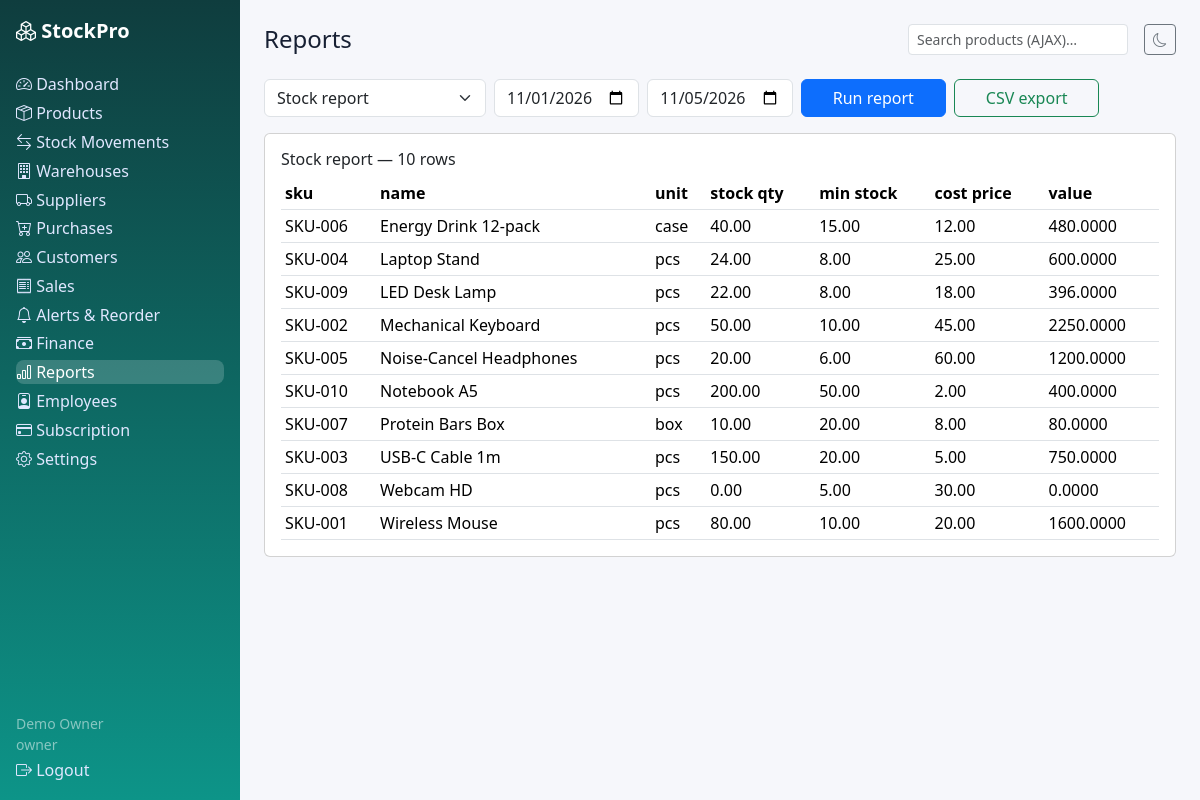
Screenshot of /reports.php (signed in) with the database file from the repository.
### tables this page shows
CREATE TABLE products (id INT UNSIGNED AUTO_INCREMENT PRIMARY KEY, tenant_id INT UNSIGNED NOT NULL, sku VARCHAR(60) NOT NULL, barcode VARCHAR(40) NULL, name VARCHAR(190) NOT NULL, description TEXT NULL, category_id INT UNSIGNED NULL, brand_id INT UNSIGNED NULL, unit VARCHAR(20) NOT NULL DEFAULT 'pcs', cost_price DECIMAL(12,2) NOT NULL DEFAULT 0, sale_price DECIMAL(12,2) NOT NULL DEFAULT 0, stock_qty DECIMAL(12,2) NOT NULL DEFAULT 0, min_stock DECIMAL(12,2) NOT NULL DEFAULT 5, max_stock DECIMAL(12,2) NOT NULL DEFAULT 100, track_expiry TINYINT(1) NOT NULL DEFAULT 0, status ENUM('active','inactive') NOT NULL DEFAULT 'active', created_at DATETIME NOT NULL DEFAULT CURRENT_TIMESTAMP, UNIQUE KEY uq_product_sku(tenant_id,sku), UNIQUE KEY uq_product_barcode(tenant_id,barcode), INDEX idx_prod_tenant(tenant_id), INDEX idx_prod_stock(stock_qty), CONSTRAINT fk_prod_tenant FOREIGN KEY(tenant_id) REFERENCES tenants(id) ON DELETE CASCADE, CONSTRAINT fk_prod_cat FOREIGN KEY(category_id) REFERENCES categories(id) ON DELETE SET NULL, CONSTRAINT fk_prod_brand FOREIGN KEY(brand_id) REFERENCES brands(id) ON DELETE SET NULL);

### includes/functions.php (called while the page is built, shortened)
<?php
function e(?string $v): string { return htmlspecialchars($v ?? '', ENT_QUOTES, 'UTF-8'); }
function current_user(): ?array { return $_SESSION['user'] ?? null; }
function tenant_id(): ?int { $u = current_user(); return isset($u['tenant_id']) && $u['tenant_id'] !== null ? (int)$u['tenant_id'] : null; }
function qa(PDO $pdo, string $sql, array $a = []): array { $s = $pdo->prepare($sql); $s->execute($a); return $s->fetchAll(); }

### includes/auth.php (called while the page is built, shortened)
<?php
require_once __DIR__ . '/../config/database.php';
require_once __DIR__ . '/functions.php';
function require_tenant(): int {
    $t = tenant_id();
    return $t;
}

### reports.php (the view, shortened to what this page needs)
<?php require_once __DIR__ . '/includes/auth.php'; require_once __DIR__ . '/includes/roles.php';
$user = require_role(ROLE_ALL); $pdo = db(); check_tenant_active($pdo); $tid = require_tenant(); $base = ''; $active = 'reports'; $pageTitle = 'Reports';
$type = $_GET['type'] ?? 'stock'; $from = $_GET['from'] ?? date('Y-m-01'); $to = $_GET['to'] ?? date('Y-m-d');
$queries = [
 'stock' => ['Stock report', 'SELECT p.sku,p.name,p.unit,p.stock_qty,p.min_stock,p.cost_price,(p.stock_qty*p.cost_price) value FROM products p WHERE p.tenant_id=? ORDER BY p.name', [$tid]],
 'movements' => ['Stock movement report', 'SELECT sm.created_at,p.name product,w.name warehouse,sm.type,sm.quantity,sm.reference,sm.note FROM stock_movements sm JOIN products p ON p.id=sm.product_id JOIN warehouses w ON w.id=sm.warehouse_id WHERE sm.tenant_id=? AND DATE(sm.created_at) BETWEEN ? AND ? ORDER BY sm.id DESC', [$tid, $from, $to]],
 'purchases' => ['Purchase report', 'SELECT pu.id,s.name supplier,pu.status,pu.total,pu.created_at FROM purchases pu JOIN suppliers s ON s.id=pu.supplier_id WHERE pu.tenant_id=? AND DATE(pu.created_at) BETWEEN ? AND ? ORDER BY pu.id DESC', [$tid, $from, $to]],
 'sales' => ['Sales report', 'SELECT sl.id,c.name customer,sl.status,sl.payment_status,sl.total,sl.created_at FROM sales sl LEFT JOIN customers c ON c.id=sl.customer_id WHERE sl.tenant_id=? AND DATE(sl.created_at) BETWEEN ? AND ? ORDER BY sl.id DESC', [$tid, $from, $to]],
 'expiry' => ['Expiry report', 'SELECT p.name product,b.batch_no,b.quantity,b.expiry_date FROM batches b JOIN products p ON p.id=b.product_id WHERE b.tenant_id=? AND b.quantity>0 ORDER BY b.expiry_date', [$tid]],
 'profit' => ['Profit report (per product sold)', 'SELECT p.sku,p.name,SUM(ABS(sm.quantity)) units_sold,SUM(ABS(sm.quantity)*p.sale_price) revenue,SUM(ABS(sm.quantity)*p.cost_price) cost,SUM(ABS(sm.quantity)*(p.sale_price-p.cost_price)) gross_profit FROM stock_movements sm JOIN products p ON p.id=sm.product_id WHERE sm.tenant_id=? AND sm.type="out" AND sm.reference LIKE "SO #%" GROUP BY p.id ORDER BY gross_profit DESC', [$tid]],
];
[$title, $sql, $args] = $queries[$type] ?? $queries['stock'];
$rows = qa($pdo, $sql, $args);
include __DIR__ . '/includes/header.php'; ?>
<form class="row g-2 mb-3" method="get"><div class="col-md-3"><select class="form-select" name="type"><?php foreach ($queries as $k => $v): ?><option value="<?= $k ?>" <?= $type === $k ? 'selected' : '' ?>><?= e($v[0]) ?></option><?php endforeach; ?></select></div>
<div class="col-md-2"><input class="form-control" type="date" name="from" value="<?= e($from) ?>"></div><div class="col-md-2"><input class="form-control" type="date" name="to" value="<?= e($to) ?>"></div>
<div class="col-md-2"><button class="btn btn-primary w-100">Run report</button></div>
<div class="col-md-2"><a class="btn btn-outline-success w-100" href="?type=<?= e($type) ?>&from=<?= e($from) ?>&to=<?= e($to) ?>&export=1">CSV export</a></div></form>
<div class="card p-3"><h6><?= e($title) ?> — <?= count($rows) ?> rows</h6>
<?php if ($rows): ?><div class="table-responsive"><table class="table table-sm mb-0"><tr><?php foreach (array_keys($rows[0]) as $h): ?><th><?= e(str_replace('_',' ', $h)) ?></th><?php endforeach; ?></tr>
<?php foreach ($rows as $r): ?><tr><?php foreach ($r as $v): ?><td><?= e((string)($v ?? '')) ?></td><?php endforeach; ?></tr><?php endforeach; ?></table></div>
<?php else: ?><p class="text-muted mb-0">No data for this report / period.</p><?php endif; ?></div>
<?php include __DIR__ . '/includes/footer.php'; ?>

### assets/css/style.css (style rules this page uses)
:root { --brand:#0d9488;--bg:#f6f7fb;--card:#fff;--text:#172033 }
body { background:var(--bg);color:var(--text);font-family:system-ui,-apple-system,"Segoe UI",Roboto,sans-serif }

### rows the page displays
products: sku "SKU-006", name "Energy Drink 12-pack", unit "case", stock_qty "40.00", min_stock "15.00", cost_price "12.00", v "480.0000"
products: sku "SKU-004", name "Laptop Stand", unit "pcs", stock_qty "24.00", min_stock "8.00", cost_price "25.00", v "600.0000"
products: sku "SKU-009", name "LED Desk Lamp", unit "pcs", stock_qty "22.00", min_stock "8.00", cost_price "18.00", v "396.0000"
products: sku "SKU-002", name "Mechanical Keyboard", unit "pcs", stock_qty "50.00", min_stock "10.00", cost_price "45.00", v "2250.0000"
products: sku "SKU-005", name "Noise-Cancel Headphones", unit "pcs", stock_qty "20.00", min_stock "6.00", cost_price "60.00", v "1200.0000"
products: sku "SKU-010", name "Notebook A5", unit "pcs", stock_qty "200.00", min_stock "50.00", cost_price "2.00", v "400.0000"
products: sku "SKU-007", name "Protein Bars Box", unit "box", stock_qty "10.00", min_stock "20.00", cost_price "8.00", v "80.0000"
products: sku "SKU-003", name "USB-C Cable 1m", unit "pcs", stock_qty "150.00", min_stock "20.00", cost_price "5.00", v "750.0000"
products: sku "SKU-008", name "Webcam HD", unit "pcs", stock_qty "0.00", min_stock "5.00", cost_price "30.00", v "0.0000"
products: sku "SKU-001", name "Wireless Mouse", unit "pcs", stock_qty "80.00", min_stock "10.00", cost_price "20.00", v "1600.0000"

### other values shown
$label "Dashboard"
$label "Products"
$label "Stock Movements"
$label "Warehouses"
$label "Suppliers"
$label "Purchases"
$label "Customers"
$label "Sales"
$label "Alerts & Reorder"
$label "Finance"
$label "Reports"
$label "Employees"
$label "Subscription"
$label "Settings"
current_user()['name'] "Demo Owner"
